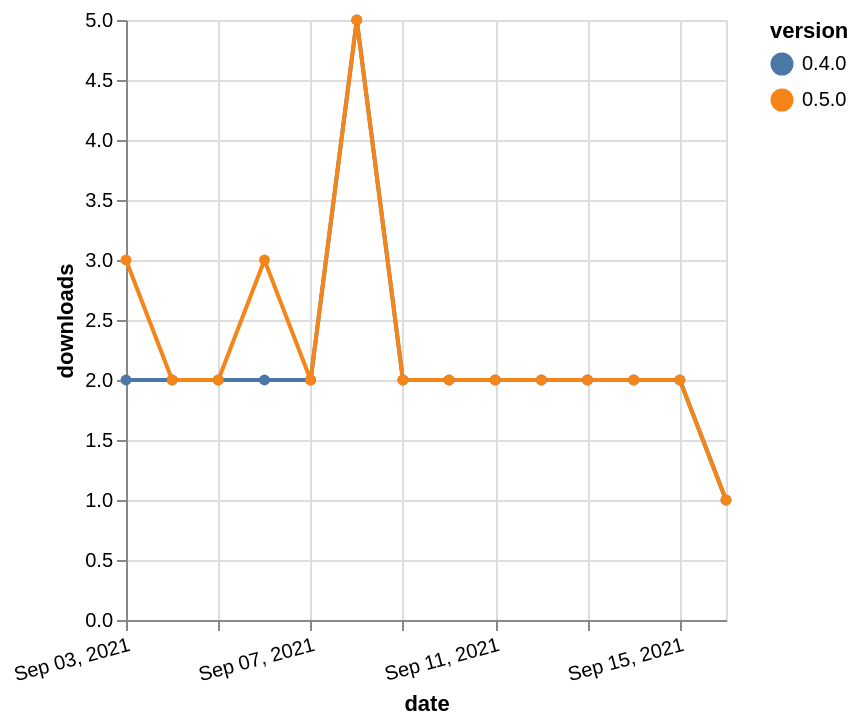

Here is the Vega-Lite specification saved for this chart:
### Vega-Lite specification from a JSON file in a GitHub repository (floating-point values rounded to 4 significant figures)
{"$schema": "https://vega.github.io/schema/vega-lite/v5.json", "description": "A simple bar chart with embedded data.", "data": {"values": [{"date": "2021-09-03", "total": 1430, "delta": 2, "version": "0.4.0"}, {"date": "2021-09-04", "total": 1432, "delta": 2, "version": "0.4.0"}, {"date": "2021-09-05", "total": 1434, "delta": 2, "version": "0.4.0"}, {"date": "2021-09-06", "total": 1436, "delta": 2, "version": "0.4.0"}, {"date": "2021-09-07", "total": 1438, "delta": 2, "version": "0.4.0"}, {"date": "2021-09-08", "total": 1443, "delta": 5, "version": "0.4.0"}, {"date": "2021-09-09", "total": 1445, "delta": 2, "version": "0.4.0"}, {"date": "2021-09-10", "total": 1447, "delta": 2, "version": "0.4.0"}, {"date": "2021-09-11", "total": 1449, "delta": 2, "version": "0.4.0"}, {"date": "2021-09-12", "total": 1451, "delta": 2, "version": "0.4.0"}, {"date": "2021-09-13", "total": 1453, "delta": 2, "version": "0.4.0"}, {"date": "2021-09-14", "total": 1455, "delta": 2, "version": "0.4.0"}, {"date": "2021-09-15", "total": 1457, "delta": 2, "version": "0.4.0"}, {"date": "2021-09-16", "total": 1458, "delta": 1, "version": "0.4.0"}, {"date": "2021-09-03", "total": 1400, "delta": 3, "version": "0.5.0"}, {"date": "2021-09-04", "total": 1402, "delta": 2, "version": "0.5.0"}, {"date": "2021-09-05", "total": 1404, "delta": 2, "version": "0.5.0"}, {"date": "2021-09-06", "total": 1407, "delta": 3, "version": "0.5.0"}, {"date": "2021-09-07", "total": 1409, "delta": 2, "version": "0.5.0"}, {"date": "2021-09-08", "total": 1414, "delta": 5, "version": "0.5.0"}, {"date": "2021-09-09", "total": 1416, "delta": 2, "version": "0.5.0"}, {"date": "2021-09-10", "total": 1418, "delta": 2, "version": "0.5.0"}, {"date": "2021-09-11", "total": 1420, "delta": 2, "version": "0.5.0"}, {"date": "2021-09-12", "total": 1422, "delta": 2, "version": "0.5.0"}, {"date": "2021-09-13", "total": 1424, "delta": 2, "version": "0.5.0"}, {"date": "2021-09-14", "total": 1426, "delta": 2, "version": "0.5.0"}, {"date": "2021-09-15", "total": 1428, "delta": 2, "version": "0.5.0"}, {"date": "2021-09-16", "total": 1429, "delta": 1, "version": "0.5.0"}]}, "width": "container", "mark": {"type": "line", "point": {"filled": true}}, "encoding": {"x": {"field": "date", "type": "temporal", "timeUnit": "yearmonthdate", "title": "date", "axis": {"labelAngle": -15}}, "y": {"field": "delta", "type": "quantitative", "title": "downloads"}, "color": {"field": "version", "type": "nominal"}, "tooltip": {"field": "delta"}}}
